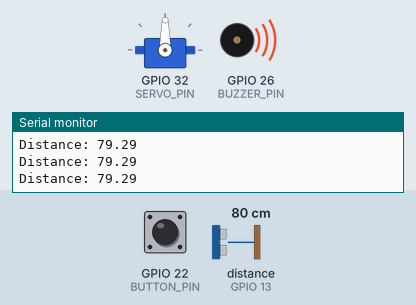
Simulated run of this sketch. Board: ESP32. On the bench: servo, buzzer (waves = sounding, pin HIGH), the last lines printed to the serial monitor. Wiring (inferred from the names in the program): ultrasonic range finder: trigger GPIO 12; echo GPIO 13. Inputs (shaded band) come from the test bench; at power-on: distance to the obstacle (sensor on GPIO 13) 80 cm, GPIO 22 (BUTTON_PIN) HIGH. The echo pulse lasts 58.3 µs per cm; WiFi joins after 1.5 s; servers stay silent unless stated; pins used as bus, display or sensor lines are not drawn.

Above: at 5.0 s.
5.1 s: distance to the obstacle (sensor on GPIO 13) set to 98 cm
6.6 s: distance to the obstacle (sensor on GPIO 13) set to 104 cm
At 7.8 s:
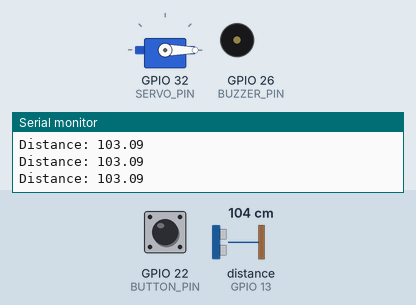
8.2 s: distance to the obstacle (sensor on GPIO 13) set to 2 cm
At 9.6 s:
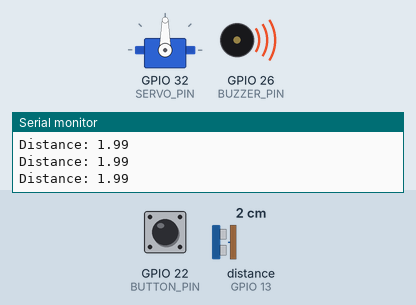
Timing chart, 0 to 10.7 s (numbered marks = the images above; inputs shaded):
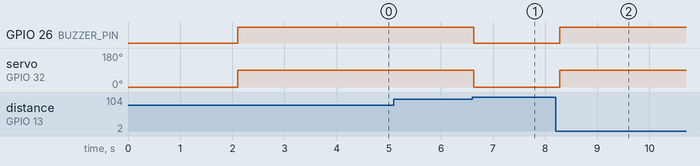

Measured:
- the behaviour switches between 100 and 101 cm on distance to the obstacle (sensor on GPIO 13) (found by bisection; images 0 and 1)
- after the input at 6.6 s, GPIO 26 (BUZZER_PIN): HIGH → LOW at once; servo on GPIO 32 (SERVO_PIN): 90° → 0° at once
- after the input at 8.2 s, GPIO 26 (BUZZER_PIN): LOW → HIGH after 0.08 s; servo on GPIO 32 (SERVO_PIN): 0° → 90° after 0.08 s

The sketch:

smart_blind_stick_project.ino
```cpp
#include <ESP32Servo.h>
#include <WiFi.h>
#include <WiFiClientSecure.h>
#include <UniversalTelegramBot.h>
#include <ArduinoJson.h>

// ========== Pin Definitions ==========
#define TRIG_PIN     12
#define ECHO_PIN     13
#define BUZZER_PIN   26
#define SERVO_PIN    32
#define BUTTON_PIN   22   // SOS button connected to GPIO22 → GND

// ========== Objects ==========
Servo myServo;

// ========== WiFi Setup ==========
const char* ssid = "wifi_name";
const char* password = "wifi_password";

// ========== Telegram Setup ==========
#define BOTtoken "8270811995:AAEOH7xiE6DBlqoJgUc7qEWstx6LJ-eWmQ8"

WiFiClientSecure client;
UniversalTelegramBot bot(BOTtoken, client);

// ===== Multiuser Chat IDs =====
String chatIDs[] = {
  "ID_1",
  "ID_2"
};
int totalUsers = sizeof(chatIDs) / sizeof(chatIDs[0]);

// ===== Helper Function to Send Message to All =====
void sendToAll(String message) {
  for (int i = 0; i < totalUsers; i++) {
    bot.sendMessage(chatIDs[i], message, "");
  }
}

bool lastButtonState = HIGH;

void setup() {
  Serial.begin(115200);

  // Pin setup
  pinMode(TRIG_PIN, OUTPUT);
  pinMode(ECHO_PIN, INPUT);
  pinMode(BUZZER_PIN, OUTPUT);
  pinMode(BUTTON_PIN, INPUT_PULLUP);  // Button uses internal pull-up

  // Servo setup
  myServo.attach(SERVO_PIN);
  myServo.write(0);  // Initial servo position

  // WiFi setup
  Serial.print("Connecting to WiFi");
  WiFi.begin(ssid, password);
  while (WiFi.status() != WL_CONNECTED) {
    delay(500);
    Serial.print(".");
  }
  Serial.println("\nConnected to WiFi!");

  client.setInsecure(); // skip SSL certificate check

  // Send Telegram boot-up message
  sendToAll("✅ Smart Blind Stick is Online!");
}

void loop() {
  // ====== SOS Button (Telegram) ======
  bool buttonState = digitalRead(BUTTON_PIN);

  if (buttonState == LOW && lastButtonState == HIGH) {
    Serial.println("🚨 SOS Button Pressed!");
    sendToAll("🚨 SOS Alert! Please help immediately!");
    delay(1000); // debounce
  }
  lastButtonState = buttonState;

  // ====== Ultrasonic Distance Measurement ======
  digitalWrite(TRIG_PIN, LOW);
  delayMicroseconds(2);
  digitalWrite(TRIG_PIN, HIGH);
  delayMicroseconds(10);
  digitalWrite(TRIG_PIN, LOW);

  long duration = pulseIn(ECHO_PIN, HIGH);
  float distance = duration * 0.034 / 2;

  Serial.print("Distance: ");
  Serial.println(distance);

  if (distance < 100) {
    digitalWrite(BUZZER_PIN, HIGH);   // Activate buzzer
    myServo.write(90);                // Move servo to 90°
  } else {
    digitalWrite(BUZZER_PIN, LOW);    // Deactivate buzzer
    myServo.write(0);                 // Reset servo to 0°
  }

  delay(200); // Small delay for stability
}
```
